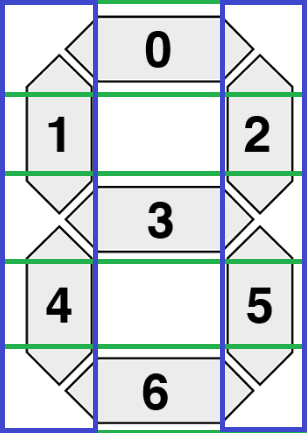
#> input picture lib/gabaritoSegmentos.png, 307 x 433 px, given in place of the camera
$ python main.py
#> lines starting #> are read from the running program, lines starting #| are printed output that depends on the picture; after the words box and inside, x2 and y2 are one past the last pixel; in counts of white or black regions, pixels touching at a corner belong together
### src/application.py
"""Controle da câmera, seleção da ROI e interface OpenCV."""

import cv2 as cv
import imutils
import numpy as np

from config import CAMERA_INDICES, FRAME_WIDTH
from preprocessing import preprocess_image, remove_noise
from recognition import process_display
from stabilization import ReadingStabilizer


MAIN_WINDOW = "SSOCR - Webcam Feed"
DEBUG_WINDOW = "Threshold Limpo (Debug)"
ROI_WINDOW = "Selecione o Display"

Region = tuple[int, int, int, int]


def open_camera(indices: tuple[int, ...]) -> tuple[cv.VideoCapture | None, int | None]:
    """Abre a primeira câmera disponível dentre os índices configurados."""
    for index in indices:
        capture = cv.VideoCapture(index)

        if capture.isOpened():
            return capture, index

        capture.release()
        print(f"[AVISO] Câmera no índice {index} não respondeu.")

    return None, None


def print_instructions(camera_index: int) -> None:
    """Exibe os comandos disponíveis no terminal."""
    print(f"\n=== SSOCR Estabilizado — Câmera USB (Índice {camera_index}) ===")
    print("-> Posicione o visor na câmera e aperte 'S' para selecionar.")
    print("-> Aperte 'R' para resetar a seleção.")
    print("-> Aperte 'Q' para fechar.\n")


def draw_selection_message(output: np.ndarray) -> None:
    """Informa que a região do display ainda deve ser selecionada."""
    cv.putText(
        output,
        "Pressione 'S' para selecionar o ROI",
        (15, 30),
        cv.FONT_HERSHEY_SIMPLEX,
        0.6,
        (0, 255, 255),
        2,
    )


# [62 lines left out: functions process_roi, select_roi, close_debug_window, not called in this run]


def process_frames(capture: cv.VideoCapture) -> None:
    """Executa o laço principal de captura e tratamento dos comandos."""
    roi: Region | None = None
    stabilizer = ReadingStabilizer()

    while True:
        success, frame = capture.read()
#> frame is the input picture: shape (433, 307, 3); mean B, G, R 217.6, 212.5, 204.6

        if not success:
            print("[ERRO] Não foi possível capturar um quadro da câmera.")
            break

        frame = imutils.resize(frame, width=FRAME_WIDTH)
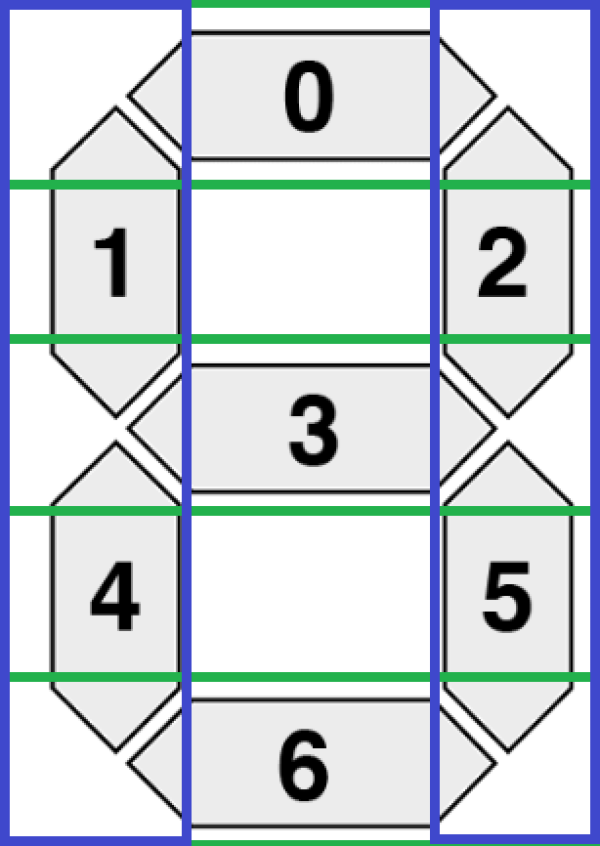
#> frame: shape (846, 600, 3); mean B, G, R 217.6, 212.5, 204.6
        output = frame.copy()

        if roi is None:
            draw_selection_message(output)
#> in draw_selection_message, `cv.putText( output, "Pressione 'S' para selecionar o ROI", (15, 30), c..`:
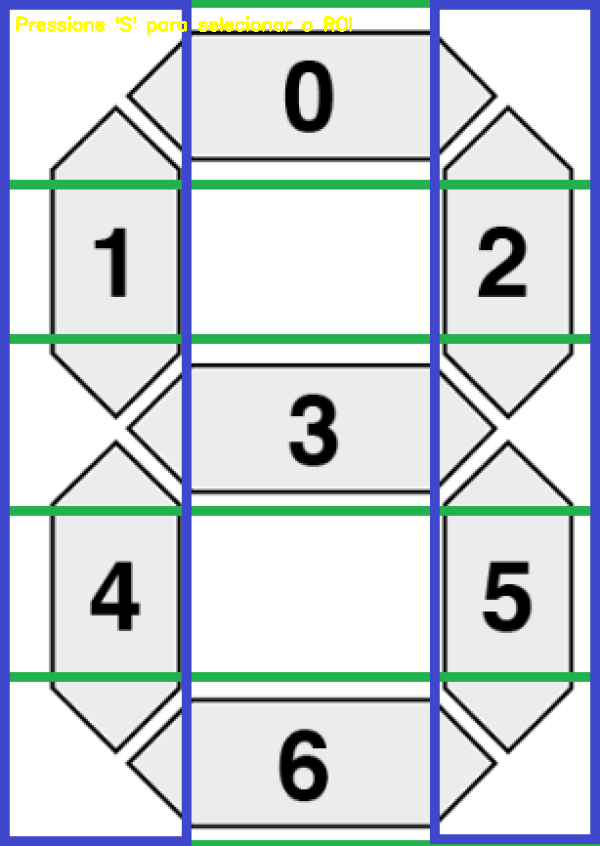
#> output: shape (846, 600, 3); 0.43% of pixels changed, all inside (x1, y1, x2, y2) = (16, 16, 352, 36)
        else:
            process_roi(frame, output, roi, stabilizer)

        cv.imshow(MAIN_WINDOW, output)
        key = cv.waitKey(1) & 0xFF
#> (key q is pressed here)

        if key == ord("s"):
            new_roi = select_roi(frame)

            if new_roi is not None:
                roi = new_roi
                stabilizer.reset()

        elif key == ord("r"):
            roi = None
            stabilizer.reset()
            close_debug_window()

        elif key == ord("q"):
            break


def run() -> None:
    """Inicializa a câmera e executa a aplicação."""
    capture, camera_index = open_camera(CAMERA_INDICES)

    if capture is None or camera_index is None:
        print("[ERRO] Nenhuma câmera USB externa encontrada.")
        return

    print_instructions(camera_index)

    try:
        process_frames(capture)
    finally:
        capture.release()
        cv.destroyAllWindows()

### src/stabilization.py
"""Estabilização temporal das leituras reconhecidas."""

from collections import Counter, deque

from config import HISTORY_SIZE, MINIMUM_VOTES, SEARCHING_TEXT

class ReadingStabilizer:
    """Seleciona por votação a leitura mais frequente nos quadros recentes."""

    def __init__(
        self,
        history_size: int = HISTORY_SIZE,
        minimum_votes: int = MINIMUM_VOTES,
        searching_text: str = SEARCHING_TEXT,
    ) -> None:
        self.minimum_votes = minimum_votes
        self.searching_text = searching_text
        self._history: deque[str] = deque(maxlen=history_size)
        self._stable_reading = searching_text

    @property
    def value(self) -> str:
        return self._stable_reading

    # [10 lines left out: function update, not called in this run]

    def reset(self) -> None:
        self._history.clear()
        self._stable_reading = self.searching_text

### src/main.py
from application import run


def main() -> None:
    run()


if __name__ == "__main__":
    main()
